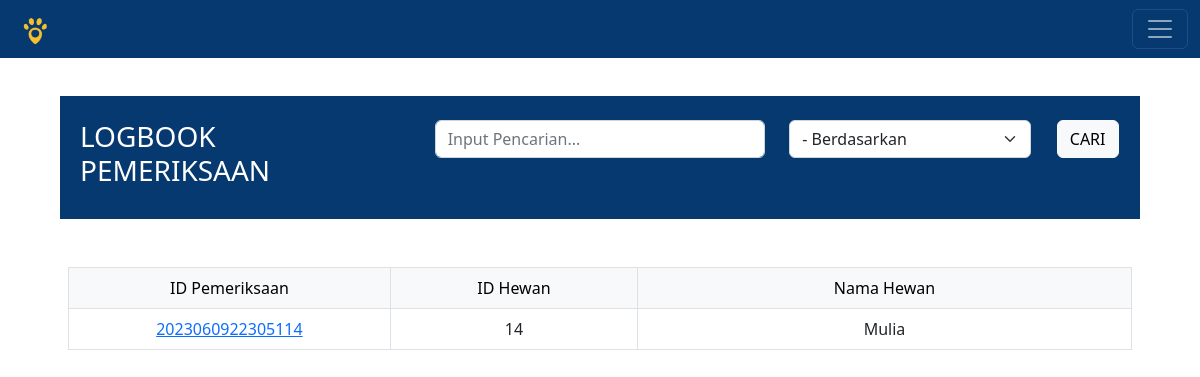
Before: /logbook_pemeriksaan.php with the older database file.
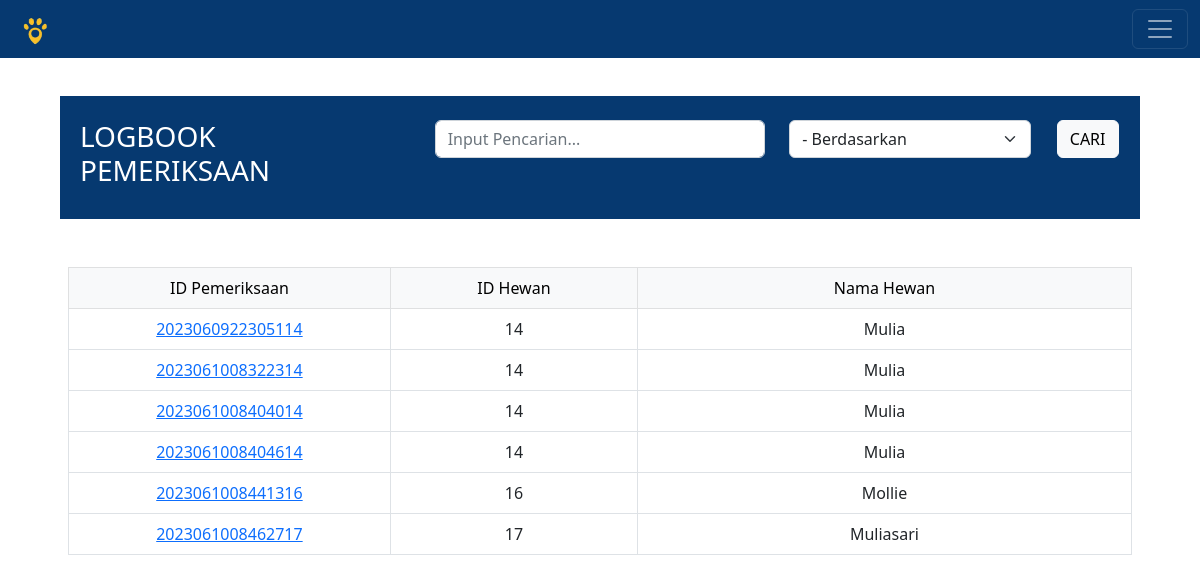
After: the same page with the newer database file.
### tables this page shows
CREATE TABLE `data_pemeriksaan` (
  `id_pemeriksaan` varchar(20) NOT NULL,
  `id_hewan` int(11) NOT NULL
);

CREATE TABLE `hewan` (
  `id_hewan` int(11) NOT NULL,
  `nama_hewan` varchar(30) NOT NULL,
  `nama_pemilik` varchar(30) NOT NULL,
  `alamat` varchar(30) NOT NULL,
  `no_wa_pemilik` varchar(20) NOT NULL,
  `umur` varchar(30) NOT NULL,
  `spesies` varchar(20) NOT NULL,
  `ras` varchar(20) NOT NULL,
  `warna` varchar(20) NOT NULL,
  `berat` varchar(30) NOT NULL,
  `jenis_kelamin` varchar(6) NOT NULL,
  `tanda_khusus` varchar(20) NOT NULL
);

### logbook_pemeriksaan.php (the view, shortened to what this page needs)
<?php
	include 'koneksi.php';
?>
<!DOCTYPE html>
<html>
<head>
	<link href="https://cdn.jsdelivr.net/npm/bootstrap@5.2.2/dist/css/bootstrap.min.css" rel="stylesheet">
</head>
<body>
	<nav class="navbar navbar-dark fixed-top" style="background-color:#063970">
  	<div class="container-fluid">
  	  <a class="navbar-brand"><img src="Images/logo.png" style="height:30px" alt="BAROKAH 2"></a>
  	  <button class="navbar-toggler" type="button" data-bs-toggle="offcanvas" data-bs-target="#offcanvasRight" aria-controls="offcanvasRight">
  	  	<span class="navbar-toggler-icon"></span>
  	  </button>
  	</div>
	</nav>
	<center class="my-5 pt-5">
		<div style="width:90%; background-color:#063970;" class="py-4 px-2">
			<form method="GET" action="logbook_pemeriksaan.php" style="width: 100%;" class="row">
				<div style="color:white; text-align:left;" class="col-4">
					<h3>LOGBOOK PEMERIKSAAN</h3>
				</div>
				<div class="col-4">
					<input class="form-control" type="text" name="search" placeholder="Input Pencarian...">
				</div>
				<div class="col-3">
					<select class="form-select" name="by">
						<option value='0' selected>- Berdasarkan</option>
					</select>
				</div>
				<div class="col-1">
					<button class="btn btn-light" type="submit" name="submit" value="1">CARI</button>
				</div>
			</form>
		</div>
		<?php
			if(!empty($_GET['submit'])){
				$search	= $_GET['search'];
				$by	= $_GET['by'];
			}
			else $by = '0';
			if($by=='0')
				$sqlSearch="SELECT * FROM data_pemeriksaan";
			elseif($by=='1')
				$sqlSearch="SELECT * FROM data_pemeriksaan WHERE id_pemeriksaan='$search'";
			elseif($by=='2')
				$sqlSearch="SELECT * FROM data_pemeriksaan WHERE id_hewan='$search'";
			$query1=mysqli_query($connect,$sqlSearch);
		?>
		<div style="width:90%;" class="px-2 mt-5">
			<table class="table table-bordered" style="text-align:center;">
				<thead class="table-light">
					<tr>
						<td class="col-1">ID Pemeriksaan</td>
						<td class="col-1">ID Hewan</td>
						<td class="col-2">Nama Hewan</td>
					</tr>
				</thead>
				<tbody>
					<?php while($data1=mysqli_fetch_array($query1)) { ?>
					<tr>
						<td><a href="data_pemeriksaan.php?id_hewan=<?=$data1['id_hewan'];?>&id_pemeriksaan=<?=$data1['id_pemeriksaan'];?>&message=lihat"><?= $data1['id_pemeriksaan'];?></a></td>
						<td> <?php echo $data1['id_hewan']; ?> </td>
						<td>
							<?php
							$query2=mysqli_query($connect,"SELECT nama_hewan FROM hewan WHERE id_hewan=$data1[id_hewan]");
							$data2=mysqli_fetch_array($query2);
							echo $data2['nama_hewan'];
							?>
						</td>
					</tr>
					<?php }
					?>
				</tbody>
			</table>
		</div>
	</center>
</body>
</html>

Changed rows visible on the page:
added data_pemeriksaan: id_pemeriksaan "2023061008322314", id_hewan "14", id_hewan.nama_hewan "Mulia"
added data_pemeriksaan: id_pemeriksaan "2023061008404014", id_hewan "14", id_hewan.nama_hewan "Mulia"
added data_pemeriksaan: id_pemeriksaan "2023061008404614", id_hewan "14", id_hewan.nama_hewan "Mulia"
added data_pemeriksaan: id_pemeriksaan "2023061008441316", id_hewan "16", id_hewan.nama_hewan "Mollie"
added data_pemeriksaan: id_pemeriksaan "2023061008462717", id_hewan "17", id_hewan.nama_hewan "Muliasari"
